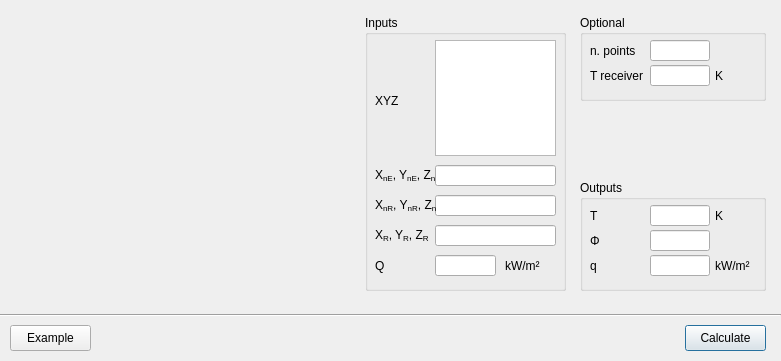
<?xml version="1.0" encoding="UTF-8"?>
<ui version="4.0">
 <class>Dialog</class>
 <widget class="QDialog" name="Dialog">
  <property name="geometry">
   <rect>
    <x>0</x>
    <y>0</y>
    <width>781</width>
    <height>361</height>
   </rect>
  </property>
  <property name="windowTitle">
   <string>BR 187 Thermal Radiation Calculation (Parallel Complex)</string>
  </property>
  <widget class="QGroupBox" name="groupBox_2">
   <property name="geometry">
    <rect>
     <x>580</x>
     <y>180</y>
     <width>186</width>
     <height>111</height>
    </rect>
   </property>
   <property name="title">
    <string>Outputs</string>
   </property>
   <widget class="QLineEdit" name="lineEdit_out_Phi">
    <property name="geometry">
     <rect>
      <x>70</x>
      <y>50</y>
      <width>60</width>
      <height>21</height>
     </rect>
    </property>
    <property name="sizePolicy">
     <sizepolicy hsizetype="Fixed" vsizetype="Fixed">
      <horstretch>0</horstretch>
      <verstretch>0</verstretch>
     </sizepolicy>
    </property>
    <property name="minimumSize">
     <size>
      <width>0</width>
      <height>0</height>
     </size>
    </property>
    <property name="maximumSize">
     <size>
      <width>60</width>
      <height>16777215</height>
     </size>
    </property>
   </widget>
   <widget class="QLineEdit" name="lineEdit_out_q">
    <property name="geometry">
     <rect>
      <x>70</x>
      <y>75</y>
      <width>60</width>
      <height>21</height>
     </rect>
    </property>
    <property name="sizePolicy">
     <sizepolicy hsizetype="Fixed" vsizetype="Fixed">
      <horstretch>0</horstretch>
      <verstretch>0</verstretch>
     </sizepolicy>
    </property>
    <property name="minimumSize">
     <size>
      <width>0</width>
      <height>0</height>
     </size>
    </property>
    <property name="maximumSize">
     <size>
      <width>60</width>
      <height>16777215</height>
     </size>
    </property>
   </widget>
   <widget class="QLabel" name="label_11">
    <property name="geometry">
     <rect>
      <x>10</x>
      <y>50</y>
      <width>40</width>
      <height>21</height>
     </rect>
    </property>
    <property name="sizePolicy">
     <sizepolicy hsizetype="Fixed" vsizetype="Fixed">
      <horstretch>0</horstretch>
      <verstretch>0</verstretch>
     </sizepolicy>
    </property>
    <property name="minimumSize">
     <size>
      <width>40</width>
      <height>0</height>
     </size>
    </property>
    <property name="maximumSize">
     <size>
      <width>40</width>
      <height>16777215</height>
     </size>
    </property>
    <property name="toolTip">
     <string>Solved view factor</string>
    </property>
    <property name="text">
     <string>Φ</string>
    </property>
   </widget>
   <widget class="QLabel" name="label_12">
    <property name="geometry">
     <rect>
      <x>10</x>
      <y>75</y>
      <width>40</width>
      <height>21</height>
     </rect>
    </property>
    <property name="sizePolicy">
     <sizepolicy hsizetype="Fixed" vsizetype="Fixed">
      <horstretch>0</horstretch>
      <verstretch>0</verstretch>
     </sizepolicy>
    </property>
    <property name="minimumSize">
     <size>
      <width>20</width>
      <height>0</height>
     </size>
    </property>
    <property name="maximumSize">
     <size>
      <width>40</width>
      <height>16777215</height>
     </size>
    </property>
    <property name="toolTip">
     <string>Solved heat flux at receiver surface 100 % unprotected.</string>
    </property>
    <property name="text">
     <string>q</string>
    </property>
   </widget>
   <widget class="QLabel" name="label_25">
    <property name="geometry">
     <rect>
      <x>135</x>
      <y>75</y>
      <width>50</width>
      <height>21</height>
     </rect>
    </property>
    <property name="text">
     <string>kW/m²</string>
    </property>
   </widget>
   <widget class="QLabel" name="label_13">
    <property name="geometry">
     <rect>
      <x>10</x>
      <y>25</y>
      <width>40</width>
      <height>21</height>
     </rect>
    </property>
    <property name="sizePolicy">
     <sizepolicy hsizetype="Fixed" vsizetype="Fixed">
      <horstretch>0</horstretch>
      <verstretch>0</verstretch>
     </sizepolicy>
    </property>
    <property name="minimumSize">
     <size>
      <width>40</width>
      <height>0</height>
     </size>
    </property>
    <property name="maximumSize">
     <size>
      <width>40</width>
      <height>16777215</height>
     </size>
    </property>
    <property name="toolTip">
     <string>Solved view factor</string>
    </property>
    <property name="text">
     <string>T</string>
    </property>
   </widget>
   <widget class="QLineEdit" name="lineEdit_out_T">
    <property name="geometry">
     <rect>
      <x>70</x>
      <y>25</y>
      <width>60</width>
      <height>21</height>
     </rect>
    </property>
    <property name="sizePolicy">
     <sizepolicy hsizetype="Fixed" vsizetype="Fixed">
      <horstretch>0</horstretch>
      <verstretch>0</verstretch>
     </sizepolicy>
    </property>
    <property name="minimumSize">
     <size>
      <width>0</width>
      <height>0</height>
     </size>
    </property>
    <property name="maximumSize">
     <size>
      <width>60</width>
      <height>16777215</height>
     </size>
    </property>
   </widget>
   <widget class="QLabel" name="label_44">
    <property name="geometry">
     <rect>
      <x>135</x>
      <y>25</y>
      <width>50</width>
      <height>21</height>
     </rect>
    </property>
    <property name="text">
     <string>K</string>
    </property>
   </widget>
  </widget>
  <widget class="QGroupBox" name="groupBox">
   <property name="geometry">
    <rect>
     <x>365</x>
     <y>15</y>
     <width>201</width>
     <height>276</height>
    </rect>
   </property>
   <property name="title">
    <string>Inputs</string>
   </property>
   <widget class="QLabel" name="label_30">
    <property name="geometry">
     <rect>
      <x>10</x>
      <y>75</y>
      <width>61</width>
      <height>21</height>
     </rect>
    </property>
    <property name="minimumSize">
     <size>
      <width>0</width>
      <height>0</height>
     </size>
    </property>
    <property name="maximumSize">
     <size>
      <width>99999</width>
      <height>99999</height>
     </size>
    </property>
    <property name="toolTip">
     <string>Width of emitter</string>
    </property>
    <property name="text">
     <string>XYZ</string>
    </property>
    <property name="alignment">
     <set>Qt::AlignLeading|Qt::AlignLeft|Qt::AlignVCenter</set>
    </property>
   </widget>
   <widget class="QLabel" name="label_24">
    <property name="geometry">
     <rect>
      <x>10</x>
      <y>240</y>
      <width>61</width>
      <height>21</height>
     </rect>
    </property>
    <property name="sizePolicy">
     <sizepolicy hsizetype="Fixed" vsizetype="Fixed">
      <horstretch>0</horstretch>
      <verstretch>0</verstretch>
     </sizepolicy>
    </property>
    <property name="minimumSize">
     <size>
      <width>0</width>
      <height>0</height>
     </size>
    </property>
    <property name="maximumSize">
     <size>
      <width>99999</width>
      <height>99999</height>
     </size>
    </property>
    <property name="toolTip">
     <string>Heat flux of emitter</string>
    </property>
    <property name="text">
     <string>Q</string>
    </property>
    <property name="alignment">
     <set>Qt::AlignLeading|Qt::AlignLeft|Qt::AlignVCenter</set>
    </property>
   </widget>
   <widget class="QLabel" name="label_26">
    <property name="geometry">
     <rect>
      <x>10</x>
      <y>150</y>
      <width>61</width>
      <height>21</height>
     </rect>
    </property>
    <property name="sizePolicy">
     <sizepolicy hsizetype="Fixed" vsizetype="Fixed">
      <horstretch>0</horstretch>
      <verstretch>0</verstretch>
     </sizepolicy>
    </property>
    <property name="minimumSize">
     <size>
      <width>0</width>
      <height>0</height>
     </size>
    </property>
    <property name="maximumSize">
     <size>
      <width>99999</width>
      <height>99999</height>
     </size>
    </property>
    <property name="toolTip">
     <string>Height of emitter</string>
    </property>
    <property name="text">
     <string>&lt;html&gt;&lt;head/&gt;&lt;body&gt;&lt;p&gt;X&lt;span style=&quot; vertical-align:sub;&quot;&gt;nE&lt;/span&gt;, Y&lt;span style=&quot; vertical-align:sub;&quot;&gt;nE&lt;/span&gt;, Z&lt;span style=&quot; vertical-align:sub;&quot;&gt;nE&lt;/span&gt;&lt;/p&gt;&lt;/body&gt;&lt;/html&gt;</string>
    </property>
    <property name="alignment">
     <set>Qt::AlignLeading|Qt::AlignLeft|Qt::AlignVCenter</set>
    </property>
   </widget>
   <widget class="QLineEdit" name="lineEdit_in_receiver_location">
    <property name="geometry">
     <rect>
      <x>70</x>
      <y>210</y>
      <width>121</width>
      <height>21</height>
     </rect>
    </property>
    <property name="sizePolicy">
     <sizepolicy hsizetype="Fixed" vsizetype="Fixed">
      <horstretch>0</horstretch>
      <verstretch>0</verstretch>
     </sizepolicy>
    </property>
    <property name="minimumSize">
     <size>
      <width>0</width>
      <height>0</height>
     </size>
    </property>
    <property name="maximumSize">
     <size>
      <width>16777215</width>
      <height>16777215</height>
     </size>
    </property>
    <property name="baseSize">
     <size>
      <width>0</width>
      <height>0</height>
     </size>
    </property>
   </widget>
   <widget class="QLineEdit" name="lineEdit_in_emitter_normal">
    <property name="geometry">
     <rect>
      <x>70</x>
      <y>150</y>
      <width>121</width>
      <height>21</height>
     </rect>
    </property>
    <property name="sizePolicy">
     <sizepolicy hsizetype="Fixed" vsizetype="Fixed">
      <horstretch>0</horstretch>
      <verstretch>0</verstretch>
     </sizepolicy>
    </property>
    <property name="minimumSize">
     <size>
      <width>0</width>
      <height>0</height>
     </size>
    </property>
    <property name="maximumSize">
     <size>
      <width>16777215</width>
      <height>16777215</height>
     </size>
    </property>
    <property name="baseSize">
     <size>
      <width>0</width>
      <height>0</height>
     </size>
    </property>
    <property name="text">
     <string/>
    </property>
   </widget>
   <widget class="QLineEdit" name="lineEdit_in_receiver_normal">
    <property name="geometry">
     <rect>
      <x>70</x>
      <y>180</y>
      <width>121</width>
      <height>21</height>
     </rect>
    </property>
    <property name="sizePolicy">
     <sizepolicy hsizetype="Fixed" vsizetype="Fixed">
      <horstretch>0</horstretch>
      <verstretch>0</verstretch>
     </sizepolicy>
    </property>
    <property name="minimumSize">
     <size>
      <width>0</width>
      <height>0</height>
     </size>
    </property>
    <property name="maximumSize">
     <size>
      <width>16777215</width>
      <height>16777215</height>
     </size>
    </property>
    <property name="baseSize">
     <size>
      <width>0</width>
      <height>0</height>
     </size>
    </property>
   </widget>
   <widget class="QLabel" name="label_43">
    <property name="geometry">
     <rect>
      <x>140</x>
      <y>240</y>
      <width>40</width>
      <height>21</height>
     </rect>
    </property>
    <property name="minimumSize">
     <size>
      <width>0</width>
      <height>0</height>
     </size>
    </property>
    <property name="maximumSize">
     <size>
      <width>16777215</width>
      <height>16777215</height>
     </size>
    </property>
    <property name="text">
     <string>kW/m²</string>
    </property>
   </widget>
   <widget class="QLineEdit" name="lineEdit_in_Q">
    <property name="geometry">
     <rect>
      <x>70</x>
      <y>240</y>
      <width>61</width>
      <height>21</height>
     </rect>
    </property>
    <property name="sizePolicy">
     <sizepolicy hsizetype="Fixed" vsizetype="Fixed">
      <horstretch>0</horstretch>
      <verstretch>0</verstretch>
     </sizepolicy>
    </property>
    <property name="minimumSize">
     <size>
      <width>0</width>
      <height>0</height>
     </size>
    </property>
    <property name="maximumSize">
     <size>
      <width>16777215</width>
      <height>16777215</height>
     </size>
    </property>
    <property name="baseSize">
     <size>
      <width>0</width>
      <height>0</height>
     </size>
    </property>
   </widget>
   <widget class="QLabel" name="label_27">
    <property name="geometry">
     <rect>
      <x>10</x>
      <y>180</y>
      <width>61</width>
      <height>21</height>
     </rect>
    </property>
    <property name="sizePolicy">
     <sizepolicy hsizetype="Fixed" vsizetype="Fixed">
      <horstretch>0</horstretch>
      <verstretch>0</verstretch>
     </sizepolicy>
    </property>
    <property name="minimumSize">
     <size>
      <width>0</width>
      <height>0</height>
     </size>
    </property>
    <property name="maximumSize">
     <size>
      <width>99999</width>
      <height>99999</height>
     </size>
    </property>
    <property name="toolTip">
     <string>Height of emitter</string>
    </property>
    <property name="text">
     <string>&lt;html&gt;&lt;head/&gt;&lt;body&gt;&lt;p&gt;X&lt;span style=&quot; vertical-align:sub;&quot;&gt;nR&lt;/span&gt;, Y&lt;span style=&quot; vertical-align:sub;&quot;&gt;nR&lt;/span&gt;, Z&lt;span style=&quot; vertical-align:sub;&quot;&gt;nR&lt;/span&gt;&lt;/p&gt;&lt;/body&gt;&lt;/html&gt;</string>
    </property>
    <property name="alignment">
     <set>Qt::AlignLeading|Qt::AlignLeft|Qt::AlignVCenter</set>
    </property>
   </widget>
   <widget class="QLabel" name="label_28">
    <property name="geometry">
     <rect>
      <x>10</x>
      <y>210</y>
      <width>61</width>
      <height>21</height>
     </rect>
    </property>
    <property name="sizePolicy">
     <sizepolicy hsizetype="Fixed" vsizetype="Fixed">
      <horstretch>0</horstretch>
      <verstretch>0</verstretch>
     </sizepolicy>
    </property>
    <property name="minimumSize">
     <size>
      <width>0</width>
      <height>0</height>
     </size>
    </property>
    <property name="maximumSize">
     <size>
      <width>99999</width>
      <height>99999</height>
     </size>
    </property>
    <property name="toolTip">
     <string>Height of emitter</string>
    </property>
    <property name="text">
     <string>&lt;html&gt;&lt;head/&gt;&lt;body&gt;&lt;p&gt;X&lt;span style=&quot; vertical-align:sub;&quot;&gt;R&lt;/span&gt;, Y&lt;span style=&quot; vertical-align:sub;&quot;&gt;R&lt;/span&gt;, Z&lt;span style=&quot; vertical-align:sub;&quot;&gt;R&lt;/span&gt;&lt;/p&gt;&lt;/body&gt;&lt;/html&gt;</string>
    </property>
    <property name="alignment">
     <set>Qt::AlignLeading|Qt::AlignLeft|Qt::AlignVCenter</set>
    </property>
   </widget>
   <widget class="QPlainTextEdit" name="plainTextEdit_in_emiter_xyz">
    <property name="geometry">
     <rect>
      <x>70</x>
      <y>25</y>
      <width>121</width>
      <height>116</height>
     </rect>
    </property>
   </widget>
  </widget>
  <widget class="QPushButton" name="pushButton_calculate">
   <property name="geometry">
    <rect>
     <x>685</x>
     <y>325</y>
     <width>81</width>
     <height>26</height>
    </rect>
   </property>
   <property name="text">
    <string>Calculate</string>
   </property>
  </widget>
  <widget class="QLabel" name="label">
   <property name="geometry">
    <rect>
     <x>10</x>
     <y>10</y>
     <width>341</width>
     <height>285</height>
    </rect>
   </property>
   <property name="text">
    <string/>
   </property>
   <property name="pixmap">
    <pixmap>../images/phi_calculator_extreme.png</pixmap>
   </property>
  </widget>
  <widget class="Line" name="line">
   <property name="geometry">
    <rect>
     <x>0</x>
     <y>305</y>
     <width>781</width>
     <height>21</height>
    </rect>
   </property>
   <property name="orientation">
    <enum>Qt::Horizontal</enum>
   </property>
  </widget>
  <widget class="QPushButton" name="pushButton_test">
   <property name="geometry">
    <rect>
     <x>10</x>
     <y>325</y>
     <width>81</width>
     <height>26</height>
    </rect>
   </property>
   <property name="text">
    <string>Example</string>
   </property>
  </widget>
  <widget class="QGroupBox" name="groupBox_3">
   <property name="geometry">
    <rect>
     <x>580</x>
     <y>15</y>
     <width>186</width>
     <height>86</height>
    </rect>
   </property>
   <property name="title">
    <string>Optional</string>
   </property>
   <widget class="QLineEdit" name="lineEdit_in_emitter_points">
    <property name="geometry">
     <rect>
      <x>70</x>
      <y>25</y>
      <width>60</width>
      <height>21</height>
     </rect>
    </property>
    <property name="sizePolicy">
     <sizepolicy hsizetype="Fixed" vsizetype="Fixed">
      <horstretch>0</horstretch>
      <verstretch>0</verstretch>
     </sizepolicy>
    </property>
    <property name="minimumSize">
     <size>
      <width>0</width>
      <height>0</height>
     </size>
    </property>
    <property name="maximumSize">
     <size>
      <width>60</width>
      <height>16777215</height>
     </size>
    </property>
   </widget>
   <widget class="QLabel" name="label_14">
    <property name="geometry">
     <rect>
      <x>10</x>
      <y>25</y>
      <width>61</width>
      <height>21</height>
     </rect>
    </property>
    <property name="sizePolicy">
     <sizepolicy hsizetype="Fixed" vsizetype="Fixed">
      <horstretch>0</horstretch>
      <verstretch>0</verstretch>
     </sizepolicy>
    </property>
    <property name="minimumSize">
     <size>
      <width>40</width>
      <height>0</height>
     </size>
    </property>
    <property name="maximumSize">
     <size>
      <width>16777215</width>
      <height>16777215</height>
     </size>
    </property>
    <property name="toolTip">
     <string>Solved view factor</string>
    </property>
    <property name="text">
     <string>n. points</string>
    </property>
   </widget>
   <widget class="QLabel" name="label_15">
    <property name="geometry">
     <rect>
      <x>10</x>
      <y>50</y>
      <width>61</width>
      <height>21</height>
     </rect>
    </property>
    <property name="sizePolicy">
     <sizepolicy hsizetype="Fixed" vsizetype="Fixed">
      <horstretch>0</horstretch>
      <verstretch>0</verstretch>
     </sizepolicy>
    </property>
    <property name="minimumSize">
     <size>
      <width>40</width>
      <height>0</height>
     </size>
    </property>
    <property name="maximumSize">
     <size>
      <width>16777215</width>
      <height>16777215</height>
     </size>
    </property>
    <property name="toolTip">
     <string>Solved view factor</string>
    </property>
    <property name="text">
     <string>T receiver</string>
    </property>
   </widget>
   <widget class="QLineEdit" name="lineEdit_in_receiver_initial_temperature">
    <property name="geometry">
     <rect>
      <x>70</x>
      <y>50</y>
      <width>60</width>
      <height>21</height>
     </rect>
    </property>
    <property name="sizePolicy">
     <sizepolicy hsizetype="Fixed" vsizetype="Fixed">
      <horstretch>0</horstretch>
      <verstretch>0</verstretch>
     </sizepolicy>
    </property>
    <property name="minimumSize">
     <size>
      <width>0</width>
      <height>0</height>
     </size>
    </property>
    <property name="maximumSize">
     <size>
      <width>60</width>
      <height>16777215</height>
     </size>
    </property>
   </widget>
   <widget class="QLabel" name="label_45">
    <property name="geometry">
     <rect>
      <x>135</x>
      <y>50</y>
      <width>50</width>
      <height>21</height>
     </rect>
    </property>
    <property name="text">
     <string>K</string>
    </property>
   </widget>
  </widget>
 </widget>
 <tabstops>
  <tabstop>pushButton_calculate</tabstop>
  <tabstop>lineEdit_out_Phi</tabstop>
  <tabstop>lineEdit_out_q</tabstop>
 </tabstops>
 <resources/>
 <connections/>
</ui>
